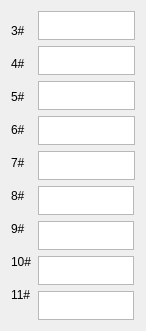
     <widget class="QWidget" name="horizontalLayoutWidget_10">
      <property name="geometry">
       <rect>
        <x>20</x>
        <y>230</y>
        <width>133</width>
        <height>313</height>
       </rect>
      </property>
      <layout class="QHBoxLayout" name="horizontalLayout_10">
       <property name="sizeConstraint">
        <enum>QLayout::SetFixedSize</enum>
       </property>
       <item>
        <layout class="QHBoxLayout" name="horizontalLayout_11">
         <item>
          <layout class="QVBoxLayout" name="verticalLayout_2">
           <property name="sizeConstraint">
            <enum>QLayout::SetNoConstraint</enum>
           </property>
           <item>
            <widget class="QLabel" name="label_12">
             <property name="sizePolicy">
              <sizepolicy hsizetype="Fixed" vsizetype="Fixed">
               <horstretch>0</horstretch>
               <verstretch>0</verstretch>
              </sizepolicy>
             </property>
             <property name="text">
              <string>3#</string>
             </property>
            </widget>
           </item>
           <item>
            <widget class="QLabel" name="label_13">
             <property name="sizePolicy">
              <sizepolicy hsizetype="Fixed" vsizetype="Fixed">
               <horstretch>0</horstretch>
               <verstretch>0</verstretch>
              </sizepolicy>
             </property>
             <property name="text">
              <string>4#</string>
             </property>
            </widget>
           </item>
           <item>
            <widget class="QLabel" name="label_14">
             <property name="sizePolicy">
              <sizepolicy hsizetype="Fixed" vsizetype="Fixed">
               <horstretch>0</horstretch>
               <verstretch>0</verstretch>
              </sizepolicy>
             </property>
             <property name="text">
              <string>5#</string>
             </property>
            </widget>
           </item>
           <item>
            <widget class="QLabel" name="label_15">
             <property name="sizePolicy">
              <sizepolicy hsizetype="Fixed" vsizetype="Fixed">
               <horstretch>0</horstretch>
               <verstretch>0</verstretch>
              </sizepolicy>
             </property>
             <property name="text">
              <string>6#</string>
             </property>
            </widget>
           </item>
           <item>
            <widget class="QLabel" name="label_16">
             <property name="sizePolicy">
              <sizepolicy hsizetype="Fixed" vsizetype="Fixed">
               <horstretch>0</horstretch>
               <verstretch>0</verstretch>
              </sizepolicy>
             </property>
             <property name="text">
              <string>7#</string>
             </property>
            </widget>
           </item>
           <item>
            <widget class="QLabel" name="label_17">
             <property name="sizePolicy">
              <sizepolicy hsizetype="Fixed" vsizetype="Fixed">
               <horstretch>0</horstretch>
               <verstretch>0</verstretch>
              </sizepolicy>
             </property>
             <property name="text">
              <string>8#</string>
             </property>
            </widget>
           </item>
           <item>
            <widget class="QLabel" name="label_18">
             <property name="sizePolicy">
              <sizepolicy hsizetype="Fixed" vsizetype="Fixed">
               <horstretch>0</horstretch>
               <verstretch>0</verstretch>
              </sizepolicy>
             </property>
             <property name="text">
              <string>9#</string>
             </property>
            </widget>
           </item>
           <item>
            <widget class="QLabel" name="label_19">
             <property name="sizePolicy">
              <sizepolicy hsizetype="Fixed" vsizetype="Fixed">
               <horstretch>0</horstretch>
               <verstretch>0</verstretch>
              </sizepolicy>
             </property>
             <property name="text">
              <string>10#</string>
             </property>
            </widget>
           </item>
           <item>
            <widget class="QLabel" name="label_20">
             <property name="sizePolicy">
              <sizepolicy hsizetype="Fixed" vsizetype="Fixed">
               <horstretch>0</horstretch>
               <verstretch>0</verstretch>
              </sizepolicy>
             </property>
             <property name="text">
              <string>11#</string>
             </property>
            </widget>
           </item>
          </layout>
         </item>
        </layout>
       </item>
       <item>
        <layout class="QVBoxLayout" name="verticalLayout">
         <property name="sizeConstraint">
          <enum>QLayout::SetNoConstraint</enum>
         </property>
         <item>
          <widget class="QTextEdit" name="textEdit_11">
           <property name="sizePolicy">
            <sizepolicy hsizetype="Fixed" vsizetype="MinimumExpanding">
             <horstretch>0</horstretch>
             <verstretch>0</verstretch>
            </sizepolicy>
           </property>
           <property name="maximumSize">
            <size>
             <width>97</width>
             <height>29</height>
            </size>
           </property>
           <property name="verticalScrollBarPolicy">
            <enum>Qt::ScrollBarAlwaysOff</enum>
           </property>
           <property name="horizontalScrollBarPolicy">
            <enum>Qt::ScrollBarAlwaysOff</enum>
           </property>
          </widget>
         </item>
         <item>
          <widget class="QTextEdit" name="textEdit_12">
           <property name="sizePolicy">
            <sizepolicy hsizetype="Fixed" vsizetype="MinimumExpanding">
             <horstretch>0</horstretch>
             <verstretch>0</verstretch>
            </sizepolicy>
           </property>
           <property name="maximumSize">
            <size>
             <width>97</width>
             <height>29</height>
            </size>
           </property>
           <property name="verticalScrollBarPolicy">
            <enum>Qt::ScrollBarAlwaysOff</enum>
           </property>
           <property name="horizontalScrollBarPolicy">
            <enum>Qt::ScrollBarAlwaysOff</enum>
           </property>
          </widget>
         </item>
         <item>
          <widget class="QTextEdit" name="textEdit_13">
           <property name="enabled">
            <bool>true</bool>
           </property>
           <property name="sizePolicy">
            <sizepolicy hsizetype="Fixed" vsizetype="MinimumExpanding">
             <horstretch>0</horstretch>
             <verstretch>0</verstretch>
            </sizepolicy>
           </property>
           <property name="maximumSize">
            <size>
             <width>97</width>
             <height>29</height>
            </size>
           </property>
           <property name="mouseTracking">
            <bool>true</bool>
           </property>
           <property name="tabletTracking">
            <bool>true</bool>
           </property>
           <property name="acceptDrops">
            <bool>true</bool>
           </property>
           <property name="toolTip">
            <string/>
           </property>
           <property name="whatsThis">
            <string/>
           </property>
           <property name="inputMethodHints">
            <set>Qt::ImhMultiLine</set>
           </property>
           <property name="verticalScrollBarPolicy">
            <enum>Qt::ScrollBarAlwaysOff</enum>
           </property>
           <property name="horizontalScrollBarPolicy">
            <enum>Qt::ScrollBarAlwaysOff</enum>
           </property>
          </widget>
         </item>
         <item>
          <widget class="QTextEdit" name="textEdit_14">
           <property name="sizePolicy">
            <sizepolicy hsizetype="Fixed" vsizetype="MinimumExpanding">
             <horstretch>0</horstretch>
             <verstretch>0</verstretch>
            </sizepolicy>
           </property>
           <property name="maximumSize">
            <size>
             <width>97</width>
             <height>29</height>
            </size>
           </property>
           <property name="verticalScrollBarPolicy">
            <enum>Qt::ScrollBarAlwaysOff</enum>
           </property>
           <property name="horizontalScrollBarPolicy">
            <enum>Qt::ScrollBarAlwaysOff</enum>
           </property>
          </widget>
         </item>
         <item>
          <widget class="QTextEdit" name="textEdit_15">
           <property name="sizePolicy">
            <sizepolicy hsizetype="Fixed" vsizetype="MinimumExpanding">
             <horstretch>0</horstretch>
             <verstretch>0</verstretch>
            </sizepolicy>
           </property>
           <property name="maximumSize">
            <size>
             <width>97</width>
             <height>29</height>
            </size>
           </property>
           <property name="verticalScrollBarPolicy">
            <enum>Qt::ScrollBarAlwaysOff</enum>
           </property>
           <property name="horizontalScrollBarPolicy">
            <enum>Qt::ScrollBarAlwaysOff</enum>
           </property>
          </widget>
         </item>
         <item>
          <widget class="QTextEdit" name="textEdit_16">
           <property name="sizePolicy">
            <sizepolicy hsizetype="Fixed" vsizetype="MinimumExpanding">
             <horstretch>0</horstretch>
             <verstretch>0</verstretch>
            </sizepolicy>
           </property>
           <property name="maximumSize">
            <size>
             <width>96</width>
             <height>29</height>
            </size>
           </property>
           <property name="verticalScrollBarPolicy">
            <enum>Qt::ScrollBarAlwaysOff</enum>
           </property>
           <property name="horizontalScrollBarPolicy">
            <enum>Qt::ScrollBarAlwaysOff</enum>
           </property>
          </widget>
         </item>
         <item>
          <widget class="QTextEdit" name="textEdit_17">
           <property name="sizePolicy">
            <sizepolicy hsizetype="Fixed" vsizetype="MinimumExpanding">
             <horstretch>0</horstretch>
             <verstretch>0</verstretch>
            </sizepolicy>
           </property>
           <property name="maximumSize">
            <size>
             <width>96</width>
             <height>29</height>
            </size>
           </property>
           <property name="verticalScrollBarPolicy">
            <enum>Qt::ScrollBarAlwaysOff</enum>
           </property>
           <property name="horizontalScrollBarPolicy">
            <enum>Qt::ScrollBarAlwaysOff</enum>
           </property>
          </widget>
         </item>
         <item>
          <widget class="QTextEdit" name="textEdit_18">
           <property name="sizePolicy">
            <sizepolicy hsizetype="Fixed" vsizetype="MinimumExpanding">
             <horstretch>0</horstretch>
             <verstretch>0</verstretch>
            </sizepolicy>
           </property>
           <property name="maximumSize">
            <size>
             <width>96</width>
             <height>29</height>
            </size>
           </property>
           <property name="verticalScrollBarPolicy">
            <enum>Qt::ScrollBarAlwaysOff</enum>
           </property>
           <property name="horizontalScrollBarPolicy">
            <enum>Qt::ScrollBarAlwaysOff</enum>
           </property>
          </widget>
         </item>
         <item>
          <widget class="QTextEdit" name="textEdit_19">
           <property name="sizePolicy">
            <sizepolicy hsizetype="Fixed" vsizetype="MinimumExpanding">
             <horstretch>0</horstretch>
             <verstretch>0</verstretch>
            </sizepolicy>
           </property>
           <property name="maximumSize">
            <size>
             <width>96</width>
             <height>29</height>
            </size>
           </property>
           <property name="verticalScrollBarPolicy">
            <enum>Qt::ScrollBarAlwaysOff</enum>
           </property>
           <property name="horizontalScrollBarPolicy">
            <enum>Qt::ScrollBarAlwaysOff</enum>
           </property>
          </widget>
         </item>
        </layout>
       </item>
      </layout>
     </widget>
